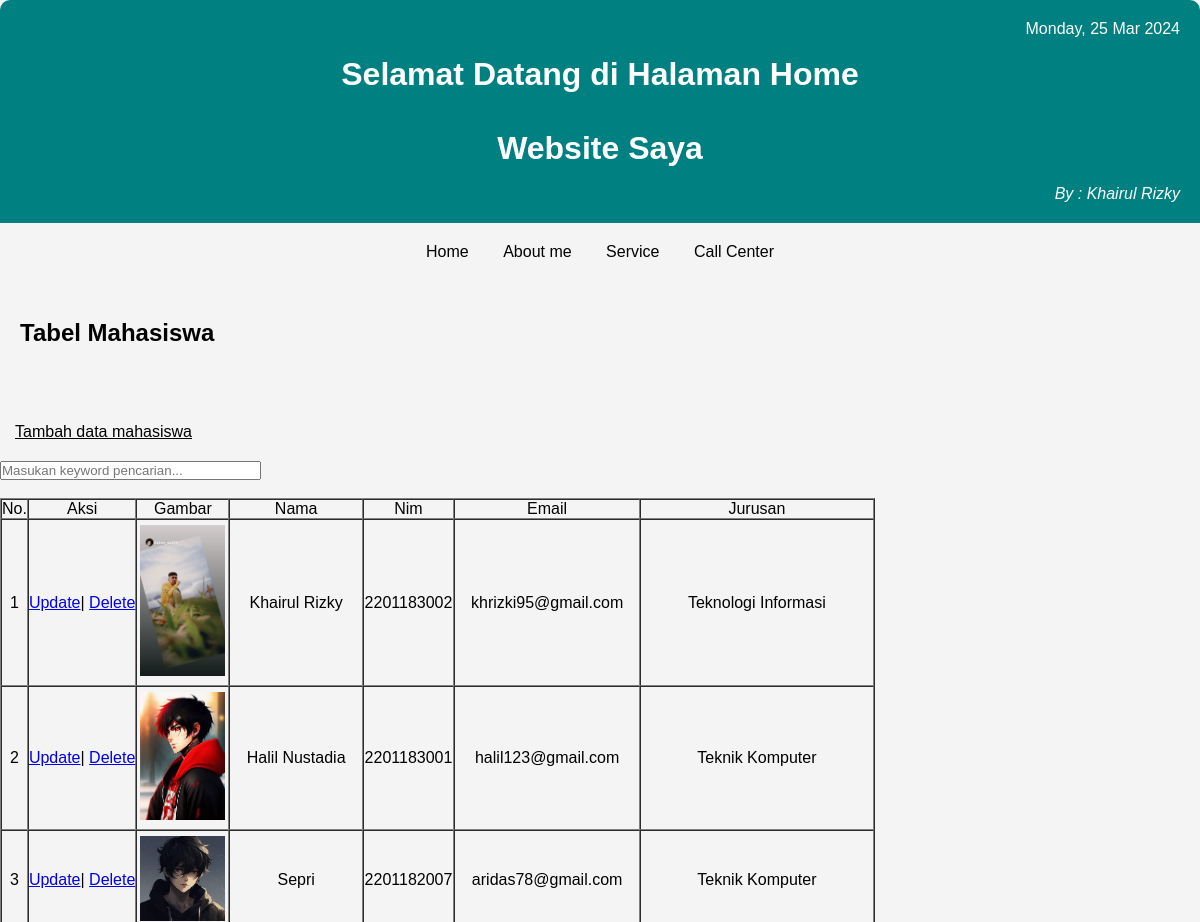
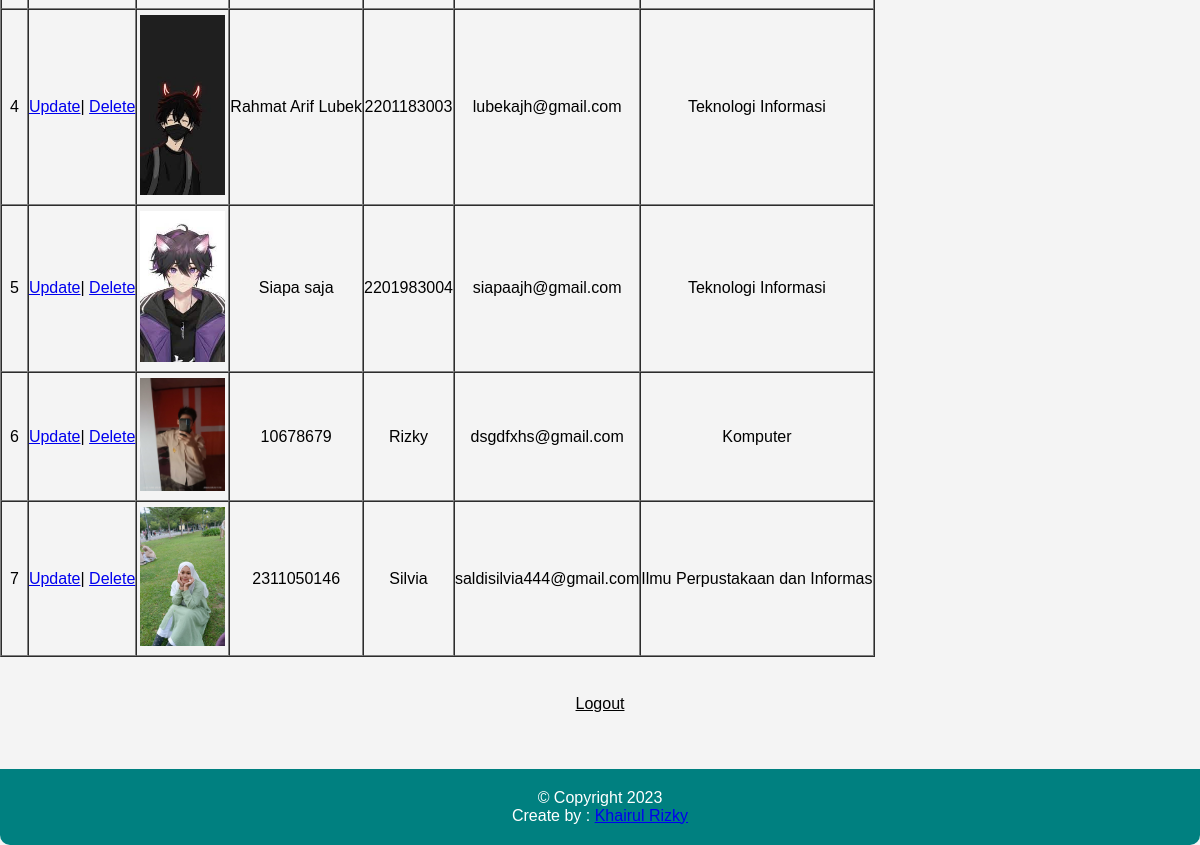
The page /index.php (signed in) on the database its author committed (2 pictures, top to bottom).
### tables this page shows
CREATE TABLE `mahasiswa` (
  `id` int(11) NOT NULL,
  `nama` varchar(50) NOT NULL,
  `nim` char(30) NOT NULL,
  `email` varchar(50) NOT NULL,
  `jurusan` varchar(30) NOT NULL,
  `gambar` varchar(20) NOT NULL
);

### functions.php (called while the page is built, shortened)
<?php
    $db = mysqli_connect("localhost", "root", "", "phpdasar");
    function query($query) {
        global $db;
        $result = mysqli_query($db, $query);
        $rows = [];
        while($row = mysqli_fetch_assoc($result) ){
            $rows[] = $row;
        }
        return $rows;
    }
?>

### index.php (the view, shortened to what this page needs)
<?php
    require 'functions.php';
    $mahasiswa = query("SELECT * FROM mahasiswa");
?>
<!DOCTYPE html>
<html lang="en">
<head>
    <link rel="stylesheet" href="css/styles.css" />
</head>
<body>
    <div class="menu">
        <header>
            <p align=right><?= date("l, d M Y"); ?><br></p><br>
            <h1 align=center>Selamat Datang di Halaman Home<br><br>Website Saya</h1>
            <br><p align=right><i>By : Khairul Rizky</i> </p>
        </header>
        <nav>
            <a href="index.php">Home</a>
            <a href="about.php">About me</a>
            <a href="service.php">Service</a>
            <a href="cell.php">Call Center</a>
        </nav>
        <br>
        <main>
            <h2>Tabel Mahasiswa</h2>
        </main>
        <br><br>
            <nav>
                <p align=left><a href="tambah.php"><u>Tambah data mahasiswa</u></a> </p>
            </nav>
        <form action="" method="post">
            <input type="text" name="keyword" size="30" autofocus
            placeholder="Masukan keyword pencarian..." autocomplete="off" id="keyword">
        </form>
        <br>
        <div id="container">
        <table border="1" cellpadding="10" cellspacing="0">
            <tr align="center">
                <b>
                    <td>No.</td>
                    <td>Aksi</td>
                    <td>Gambar</td>
                    <td>Nama</td>
                    <td>Nim</td>
                    <td>Email</td>
                    <td>Jurusan</td>
                </b>
            </tr>
            <?php $i = 1; ?>
            <?php foreach($mahasiswa as $row ) : ?>
                <tr style="text-align: center;">
                    <td><?= $i; ?></td>
                    <td>
                        <a href="ubah.php?id=<?= $row["id"]; ?>">Update</a>|
                        <a href="hapus.php?id=<?= $row["id"]; ?>" onclick="return confirm('yakin?')">Delete</a>
                    </td>
                    <td><img style="border:0px; width:85px; margin: 5px 3px;" src="img/<?= $row["gambar"]; ?>" /></td>
                    <td><?= $row["nama"]; ?></td>
                    <td><?= $row["nim"]; ?></td>
                    <td><?= $row["email"]; ?></td>
                    <td><?= $row["jurusan"]; ?></td>
                </tr>
                <?php $i++; ?>
            <?php endforeach; ?>
        </table>
        </div>
        <br>
        <nav>
            <p align=center><a href="logout.php"><u>Logout</u></a></p>
        </nav>
        <br><br>
        <footer>
            <center><p>© Copyright 2023 <br> Create by : <a href="#">Khairul Rizky</a></center>
        </footer>
    </div>
</body>
</html>

### css/styles.css (style rules this page uses)
* { margin: 0; padding: 0; box-sizing: border-box; }
.menu { max-width: 1250px; margin: 0 auto; }
body { font-family: 'Arial', sans-serif; background-color: #f4f4f4; color: #000000;; }
header { background-color: #008080; color: white; padding: 20px; border-radius: 10px 10px 0 0; }
nav { text-align: center; margin: 20px 0; }
nav a { text-decoration: none; color: #000000; margin: 0 15px; }
main { padding: 20px; }
footer { background-color: #008080; color: white; padding: 20px; border-radius: 0 0 10px 10px; }

### rows shown on the page
mahasiswa: gambar (picture), nama "Khairul Rizky", nim "2201183002", email "khrizki95@gmail.com", jurusan "Teknologi Informasi"
mahasiswa: gambar (picture), nama "Halil Nustadia", nim "2201183001", email "halil123@gmail.com", jurusan "Teknik Komputer"
mahasiswa: gambar (picture), nama "Sepri", nim "2201182007", email "aridas78@gmail.com", jurusan "Teknik Komputer"
mahasiswa: gambar (picture), nama "Rahmat Arif Lubek", nim "2201183003", email "lubekajh@gmail.com", jurusan "Teknologi Informasi"
mahasiswa: gambar (picture), nama "Siapa saja", nim "2201983004", email "siapaajh@gmail.com", jurusan "Teknologi Informasi"
mahasiswa: gambar (picture), nama "10678679", nim "Rizky", email "dsgdfxhs@gmail.com", jurusan "Komputer"
mahasiswa: gambar (picture), nama "2311050146", nim "Silvia", email "saldisilvia444@gmail.com", jurusan "Ilmu Perpustakaan dan Informas"
